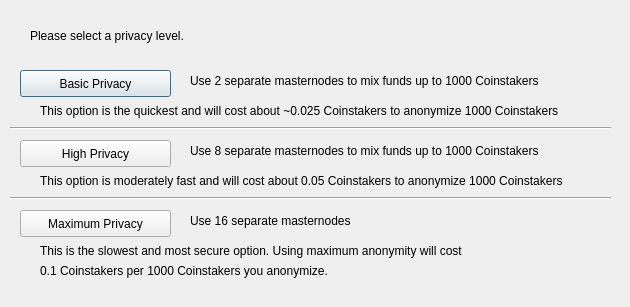
<?xml version="1.0" encoding="UTF-8"?>
<ui version="4.0">
 <class>DarksendConfig</class>
 <widget class="QDialog" name="DarksendConfig">
  <property name="geometry">
   <rect>
    <x>0</x>
    <y>0</y>
    <width>630</width>
    <height>307</height>
   </rect>
  </property>
  <property name="windowTitle">
   <string>Configure Darksend</string>
  </property>
  <widget class="QPushButton" name="buttonBasic">
   <property name="geometry">
    <rect>
     <x>20</x>
     <y>70</y>
     <width>151</width>
     <height>27</height>
    </rect>
   </property>
   <property name="text">
    <string>Basic Privacy</string>
   </property>
  </widget>
  <widget class="QPushButton" name="buttonHigh">
   <property name="geometry">
    <rect>
     <x>20</x>
     <y>140</y>
     <width>151</width>
     <height>27</height>
    </rect>
   </property>
   <property name="text">
    <string>High Privacy</string>
   </property>
  </widget>
  <widget class="QPushButton" name="buttonMax">
   <property name="geometry">
    <rect>
     <x>20</x>
     <y>210</y>
     <width>151</width>
     <height>27</height>
    </rect>
   </property>
   <property name="text">
    <string>Maximum Privacy</string>
   </property>
  </widget>
  <widget class="QLabel" name="label">
   <property name="geometry">
    <rect>
     <x>30</x>
     <y>20</y>
     <width>571</width>
     <height>31</height>
    </rect>
   </property>
   <property name="text">
    <string>Please select a privacy level.</string>
   </property>
  </widget>
  <widget class="QLabel" name="label_2">
   <property name="geometry">
    <rect>
     <x>190</x>
     <y>70</y>
     <width>421</width>
     <height>21</height>
    </rect>
   </property>
   <property name="text">
    <string>Use 2 separate masternodes to mix funds up to 1000 Coinstakers</string>
   </property>
  </widget>
  <widget class="QLabel" name="label_3">
   <property name="geometry">
    <rect>
     <x>190</x>
     <y>140</y>
     <width>411</width>
     <height>21</height>
    </rect>
   </property>
   <property name="text">
    <string>Use 8 separate masternodes to mix funds up to 1000 Coinstakers</string>
   </property>
  </widget>
  <widget class="QLabel" name="label_4">
   <property name="geometry">
    <rect>
     <x>190</x>
     <y>210</y>
     <width>421</width>
     <height>21</height>
    </rect>
   </property>
   <property name="text">
    <string>Use 16 separate masternodes</string>
   </property>
  </widget>
  <widget class="QLabel" name="label_6">
   <property name="geometry">
    <rect>
     <x>40</x>
     <y>100</y>
     <width>561</width>
     <height>21</height>
    </rect>
   </property>
   <property name="text">
    <string>This option is the quickest and will cost about ~0.025 Coinstakers to anonymize 1000 Coinstakers</string>
   </property>
  </widget>
  <widget class="QLabel" name="label_7">
   <property name="geometry">
    <rect>
     <x>40</x>
     <y>170</y>
     <width>561</width>
     <height>21</height>
    </rect>
   </property>
   <property name="text">
    <string>This option is moderately fast and will cost about 0.05 Coinstakers to anonymize 1000 Coinstakers</string>
   </property>
  </widget>
  <widget class="QLabel" name="label_8">
   <property name="geometry">
    <rect>
     <x>40</x>
     <y>240</y>
     <width>561</width>
     <height>21</height>
    </rect>
   </property>
   <property name="text">
    <string>This is the slowest and most secure option. Using maximum anonymity will cost</string>
   </property>
  </widget>
  <widget class="QLabel" name="label_9">
   <property name="geometry">
    <rect>
     <x>40</x>
     <y>260</y>
     <width>561</width>
     <height>21</height>
    </rect>
   </property>
   <property name="text">
    <string>0.1 Coinstakers per 1000 Coinstakers you anonymize.</string>
   </property>
  </widget>
  <widget class="Line" name="line">
   <property name="geometry">
    <rect>
     <x>10</x>
     <y>120</y>
     <width>601</width>
     <height>16</height>
    </rect>
   </property>
   <property name="orientation">
    <enum>Qt::Horizontal</enum>
   </property>
  </widget>
  <widget class="Line" name="line_2">
   <property name="geometry">
    <rect>
     <x>10</x>
     <y>190</y>
     <width>601</width>
     <height>16</height>
    </rect>
   </property>
   <property name="orientation">
    <enum>Qt::Horizontal</enum>
   </property>
  </widget>
 </widget>
 <resources/>
 <connections/>
</ui>
